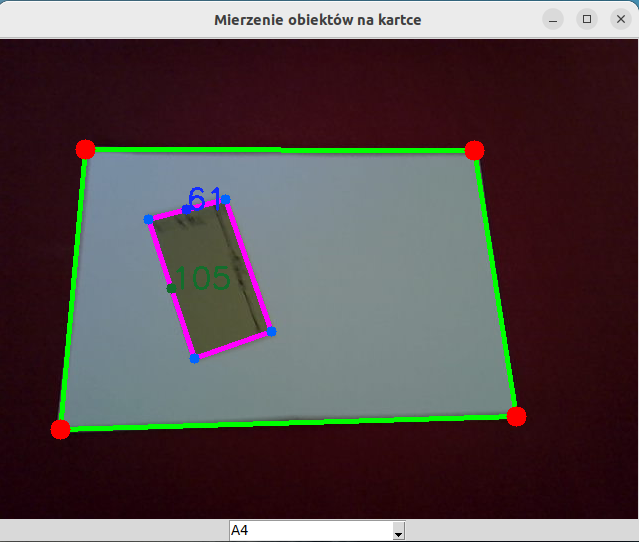
#> input picture sample/sample01.png, 639 x 542 px
$ python -i paper_utils.py   (imports and definitions only)
#> lines starting #> are read from the running program, lines starting #| are printed output that depends on the picture; after the words box and inside, x2 and y2 are one past the last pixel; in counts of white or black regions, pixels touching at a corner belong together
#> further down, picture is the input picture: shape (542, 639, 3); mean B, G, R 77.7, 76.6, 88.4
import cv2
import numpy as np

from config import config


def get_largest_contour(frame, get_main_page = True):
    # Convert the frame to grayscale
    # https://www.dynamsoft.com/blog/insights/image-processing/image-processing-101-color-space-conversion/
#> called with get_main_page = True
    gray = cv2.cvtColor(frame, cv2.COLOR_BGR2GRAY)
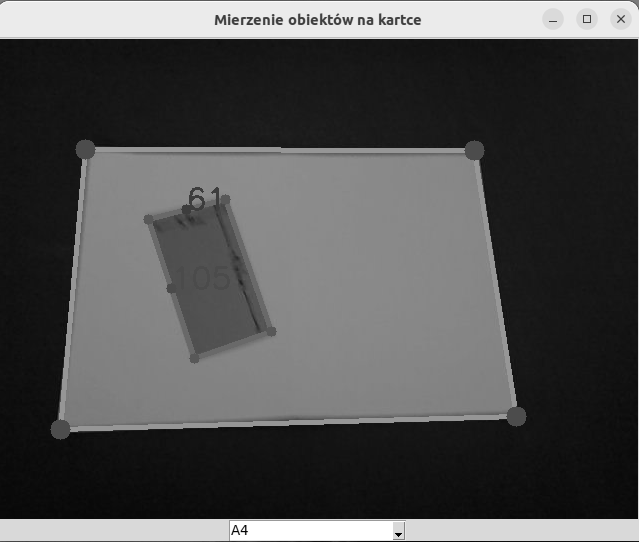
#> gray: shape (542, 639); min 0, max 255, mean 80.2

    # Apply Otsu's thresholding
    # https://pl.wikipedia.org/wiki/Metoda_Otsu
    _, otsu = cv2.threshold(gray, 0, 255, cv2.THRESH_BINARY + cv2.THRESH_OTSU)
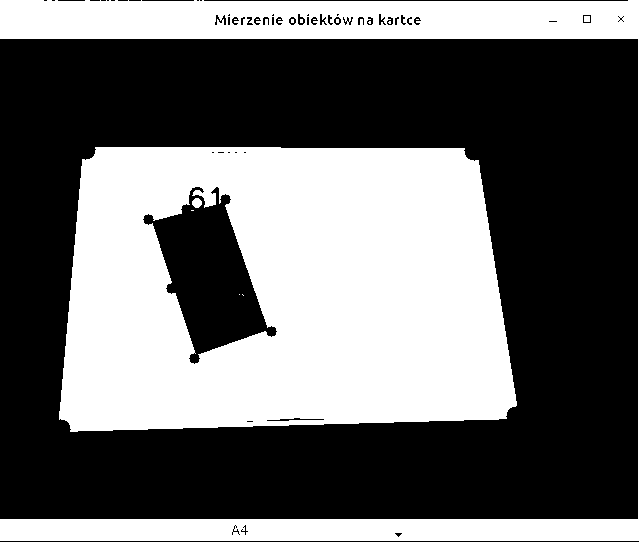
#> otsu: shape (542, 639); 41.9% white; 17 white regions (13 under 20 px), largest, box (x1, y1, x2, y2) and area: (59, 147, 517, 432) 107122, (0, 0, 639, 541) 37967, (192, 198, 202, 208) 76, (584, 16, 590, 22) 36
    kernel = np.ones((10,10),np.uint8)
    cv2.morphologyEx(otsu, cv2.MORPH_DILATE, kernel)
    kernel = np.ones((10, 10), np.uint8)
    cv2.morphologyEx(otsu, cv2.MORPH_CLOSE,kernel)

    # Apply Canny edge detection
    # https://towardsdatascience.com/canny-edge-detection-step-by-step-in-python-computer-vision-b49c3a2d8123
#> (the run stopped early here; a loop or call above may not have finished)

$ run again, on sample/sample02.png
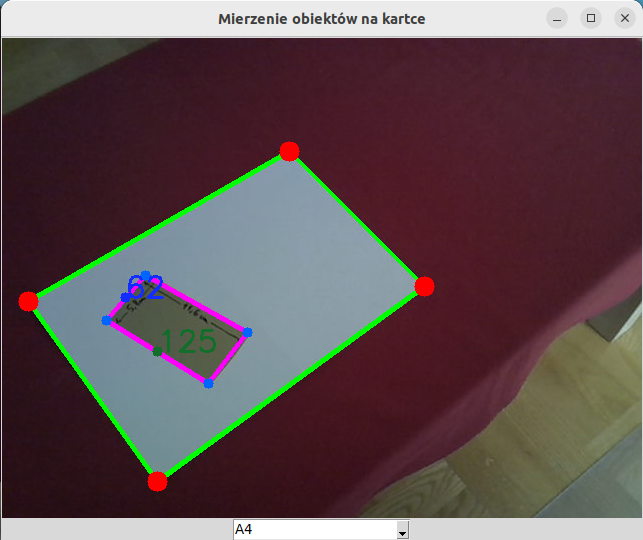
#> input picture sample/sample02.png, 643 x 540 px
#> picture is the input picture: shape (540, 643, 3); mean B, G, R 82.2, 79.3, 96.9
#> in get_largest_contour, `gray = cv2.cvtColor(frame, cv2.COLOR_BGR2GRAY)`:
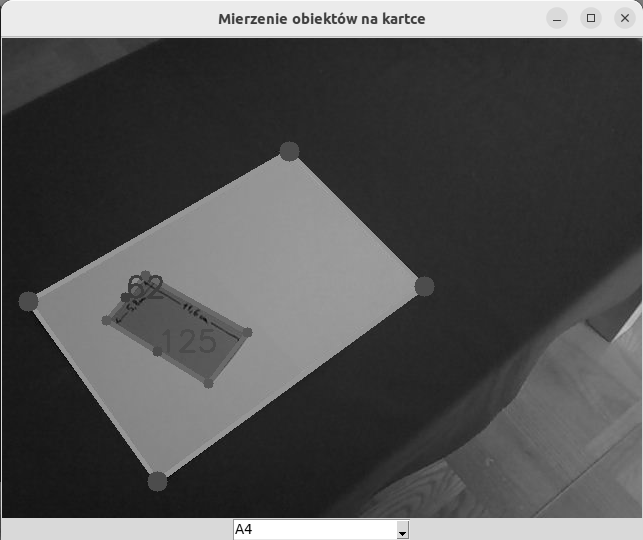
#> gray: shape (540, 643); min 0, max 255, mean 84.9
#> in get_largest_contour, `_, otsu = cv2.threshold(gray, 0, 255, cv2.THRESH_BINARY + cv2.THRESH_O..`:
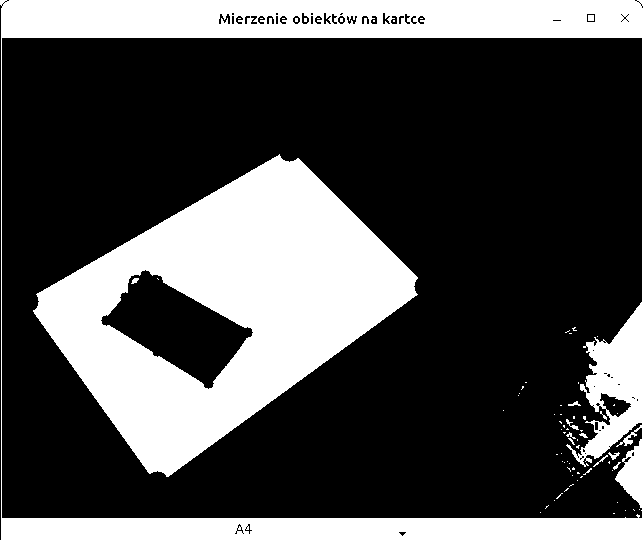
#> otsu: shape (540, 643); 29.8% white; 75 white regions (63 under 20 px), largest, box (x1, y1, x2, y2) and area: (33, 154, 418, 477) 57820, (0, 0, 643, 540) 44962, (566, 419, 579, 430) 44

$ run again, on sample/sample03.png
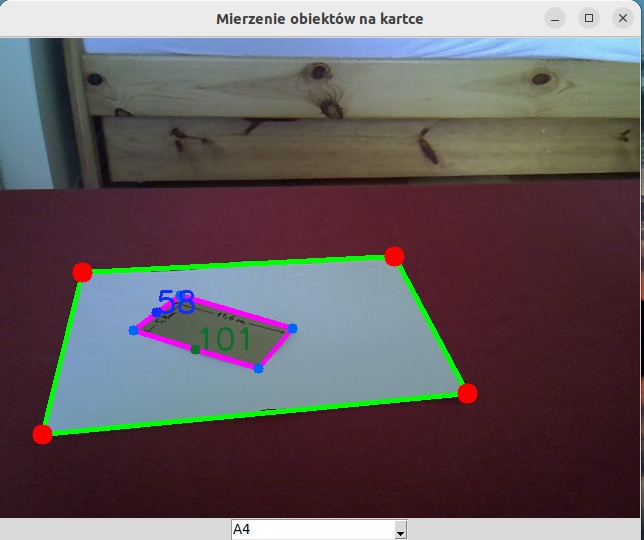
#> input picture sample/sample03.png, 644 x 540 px
#> picture is the input picture: shape (540, 644, 3); mean B, G, R 95.4, 92.1, 102.2
#> in get_largest_contour, `gray = cv2.cvtColor(frame, cv2.COLOR_BGR2GRAY)`:
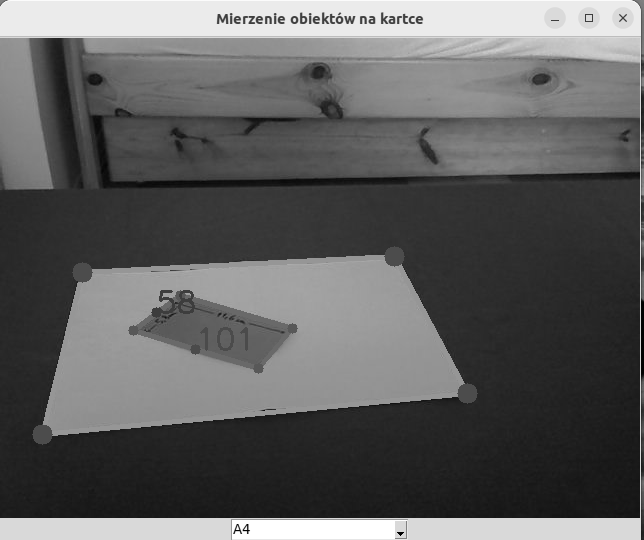
#> gray: shape (540, 644); min 0, max 255, mean 95.5
#> in get_largest_contour, `_, otsu = cv2.threshold(gray, 0, 255, cv2.THRESH_BINARY + cv2.THRESH_O..`:
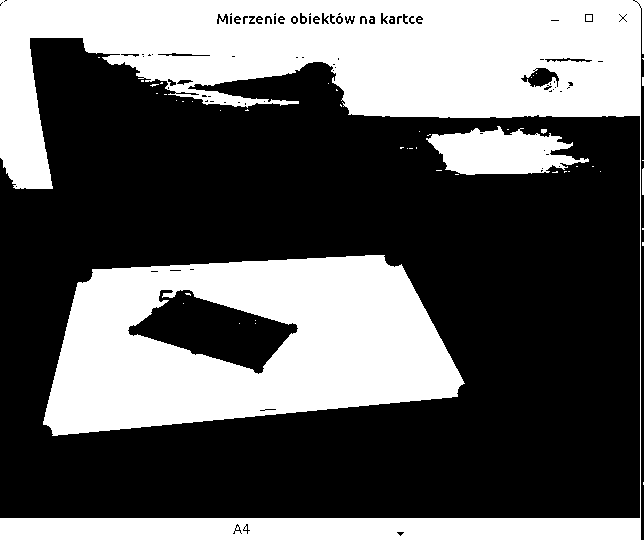
#> otsu: shape (540, 644); 38.2% white; 59 white regions (53 under 20 px), largest, box (x1, y1, x2, y2) and area: (0, 0, 644, 540) 76890, (43, 255, 465, 436) 50524, (426, 126, 589, 175) 5038, (642, 168, 644, 195) 53, (586, 15, 592, 21) 36, (541, 129, 547, 134) 24

$ run again, on sample/sample04.png
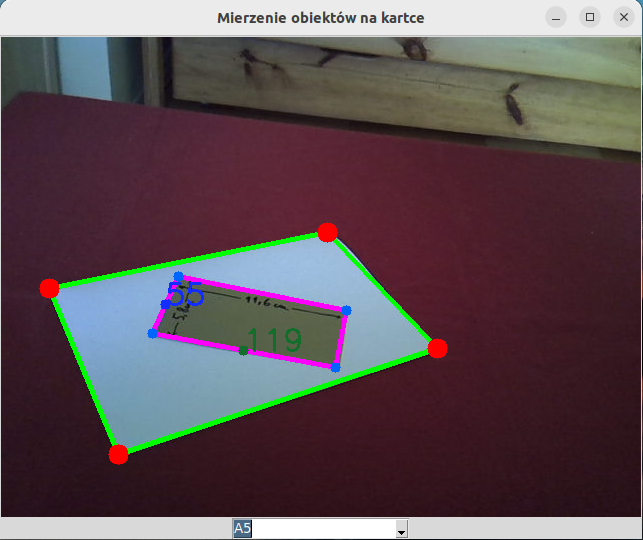
#> input picture sample/sample04.png, 643 x 540 px
#> picture is the input picture: shape (540, 643, 3); mean B, G, R 84.5, 79.2, 94.5
#> in get_largest_contour, `gray = cv2.cvtColor(frame, cv2.COLOR_BGR2GRAY)`:
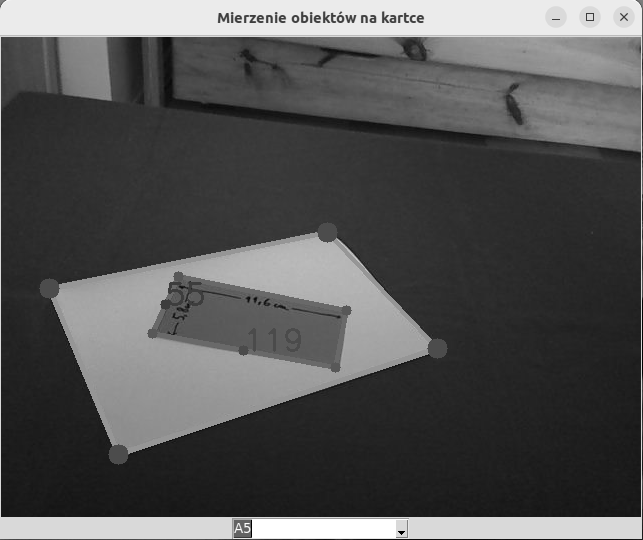
#> gray: shape (540, 643); min 0, max 255, mean 84.4
#> in get_largest_contour, `_, otsu = cv2.threshold(gray, 0, 255, cv2.THRESH_BINARY + cv2.THRESH_O..`:
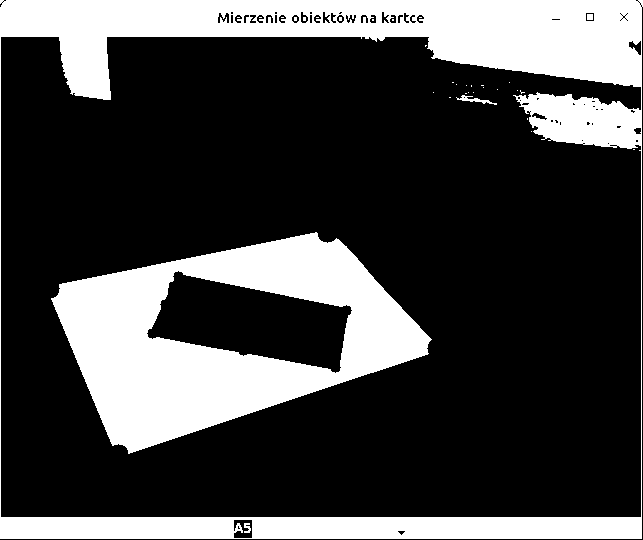
#> otsu: shape (540, 643); 26.6% white; 34 white regions (29 under 20 px), largest, box (x1, y1, x2, y2) and area: (0, 0, 643, 539) 52778, (51, 232, 432, 454) 39197, (456, 95, 497, 105) 124, (244, 523, 251, 533) 46, (587, 14, 593, 20) 36
